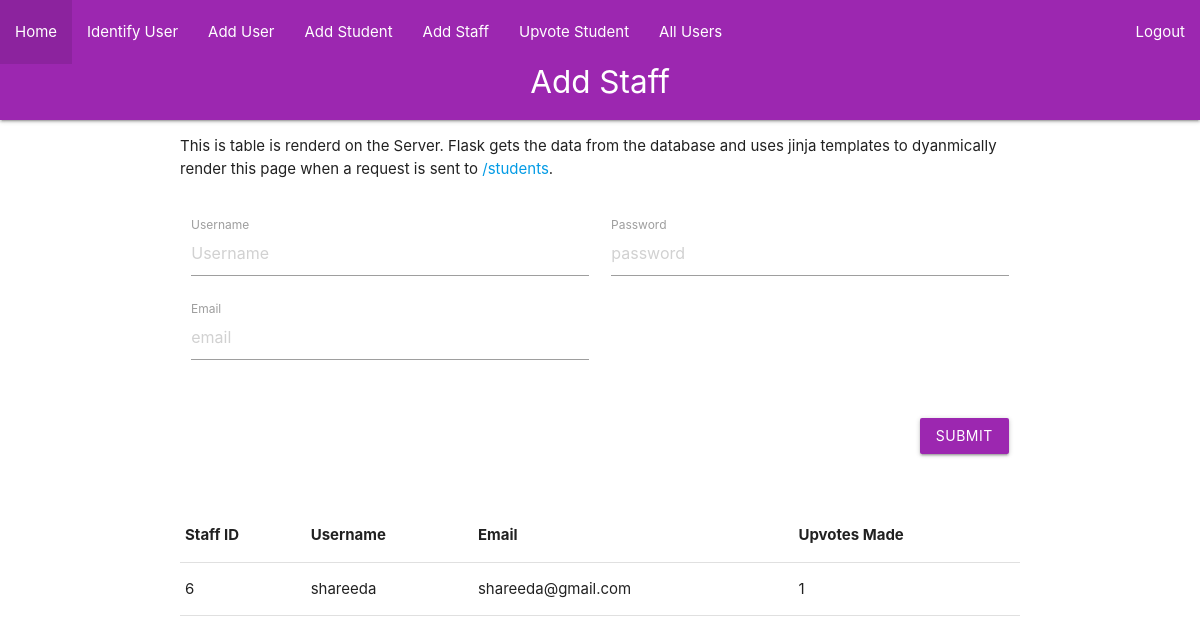
The app's page /staff (signed in) with its own data.
### App/models/staff.py (models this page shows, shortened)
class Staff(User):
    __tablename__ = "staff"
    id = db.Column(db.Integer, db.ForeignKey('user.id'), primary_key=True)
    username =  db.Column(db.String, nullable=False, unique=True)
    email = db.Column(db.String(120), nullable=False)
    upvotes_made = db.Column(db.Integer, default=0)
    __mapper_args__ = {
        'polymorphic_identity': 'staff'
    }

### App/views/staff.py (the view)
@staff_views.route('/staff', methods=['GET'])
def get_staff_page():
    staff = get_all_staff()
    return render_template('staff.html', staff=staff)

### App/controllers/auth.py (called while the page is built)
def setup_jwt(app):
    jwt = JWTManager(app)
    @jwt.user_identity_loader
    def user_identity_lookup(identity):
        user = User.query.filter_by(username=identity).one_or_none()
        if user:
            return user.username
        return None
    @jwt.user_lookup_loader
    def user_lookup_callback(_jwt_header, jwt_data):
        identity = jwt_data["sub"]  # This is the username
        print("User Identity: " + identity)
        return User.query.filter_by(username=identity).one_or_none()
    return jwt

def add_auth_context(app):
    @app.context_processor
    def inject_user():
        try:
            verify_jwt_in_request()
            username = get_jwt_identity()  # Now it correctly retrieves the username
            current_user = User.query.filter_by(username=username).one_or_none()
            is_authenticated = current_user is not None
        except Exception as e:
            print(e)
            is_authenticated = False
            current_user = None
        return dict(is_authenticated=is_authenticated, current_user=current_user)

### App/controllers/staff.py (called while the page is built)
def get_all_staff():
    return Staff.query.all()

### App/templates/staff.html (shortened to what this page needs)
{% extends "layout.html" %}
{% block page %}Add Staff{% endblock %}
{% block content %}
    <div class="row">
        <p>
            This is table is renderd on the Server. Flask gets the data from the database and uses jinja templates to dyanmically render this page when a request is sent to <a href="/staff">/students</a>.
        </p>
    </div>
    <div class="row">
      <form class="col s12" method="POST" action="/staff">
        <div class="row">
          <div class="input-field col s6">
            <input placeholder="Username" name="username" type="text" class="validate">
            <label for="username">Username</label>
          </div>
          <div class="input-field col s6">
            <input placeholder="password" name="password" type="password" class="validate">
            <label for="password">Password</label>
          </div>
          <div class="input-field col s6">
            <input placeholder="email" name="email" type="email" class="validate">
            <label for="email">Email</label>
          </div>
        </div>
        <div class="row">
          <div class="input-field col s12">
            <button class="btn waves-effect waves-light right purple" type="submit" name="action">Submit</button>
          </div>
        </div>
      </form>
    </div>
    <div class="row">
      <table>
        <thead>
          <tr>
            <th>Staff ID</th><th>Username</th><th>Email</th><th>Upvotes Made</th>
          </tr>
        </thead>
        <tbody>
          {% for member in staff %}
            <tr>
                <td>{{member.id}}</td>
                <td>{{member.username}}</td>
                <td>{{member.email}}</td>
                <td>{{member.upvotes_made}}</td>
            </tr>
          {% endfor %}
      </table>
    </div>
{% endblock %}

### records on screen
Staff: id "6", username "shareeda", email "shareeda@gmail.com", upvotes_made "1"
